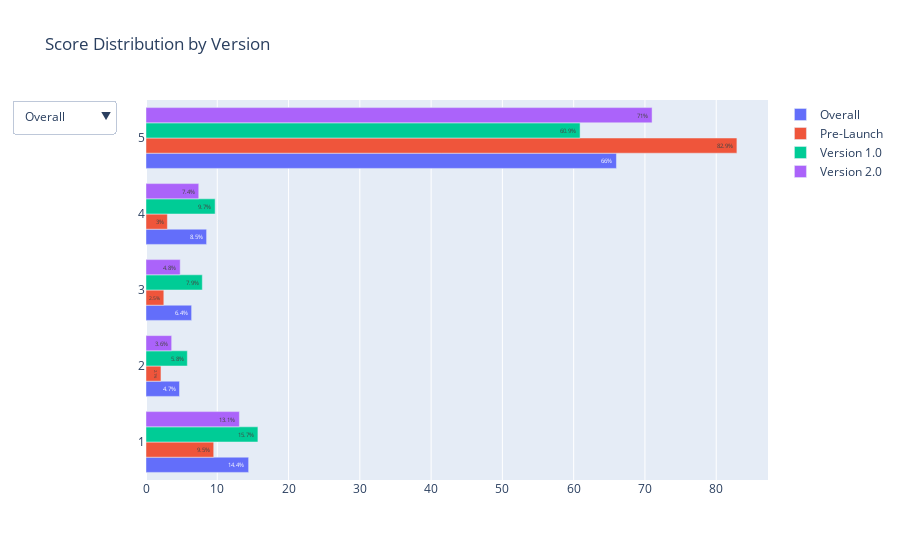

The notebook cell saved with this chart:
### Markdown cell above
## Score Distribution by Versions - Bar Chart (Horizontal)

### Code cell
# Benchmarked from Amazon, Apple Reviews

versions_score = ['Overall', 'Pre Launch', 'Version 1.0', 'Version 2.0']

score_fig = go.Figure()

# Add traces for each version
score_fig.add_trace(go.Bar(
    y=overall_score_ratio_df['Review Scores'],
    x=np.round(overall_score_ratio_df['Percentage'], decimals=1),
    name='Overall',
    orientation='h',
    visible=True,
    text=np.round(overall_score_ratio_df['Percentage'], decimals=1),
    texttemplate = "%{text}%",
    textposition = "inside"
))

score_fig.add_trace(go.Bar(
    y=pre_score_ratio_df['Review Scores'],
    x=np.round(pre_score_ratio_df['Percentage'], decimals=1),
    name='Pre-Launch',
    orientation='h',
    visible=True,
    text=np.round(pre_score_ratio_df['Percentage'], decimals=1),
    texttemplate = "%{text}%",
    textposition = "inside"
))

score_fig.add_trace(go.Bar(
    y=ver1_score_ratio_df['Review Scores'],
    x=np.round(ver1_score_ratio_df['Percentage'], decimals=1),
    name='Version 1.0',
    orientation='h',
    visible=True,
    text=np.round(ver1_score_ratio_df['Percentage'], decimals=1),
    texttemplate = "%{text}%",
    textposition = "inside"
))

score_fig.add_trace(go.Bar(
    y=ver2_score_ratio_df['Review Scores'],
    x=np.round(ver2_score_ratio_df['Percentage'], decimals=1),
    name='Version 2.0',
    orientation='h',
    visible=True,
    text=np.round(ver2_score_ratio_df['Percentage'], decimals=1),
    texttemplate = "%{text}%",
    textposition = "inside"
))

# Dropdown Menu
score_fig.update_layout(
    updatemenus=[
        dict(
            buttons=[
                dict(
                    label='Overall',
                    method='update',
                    args=[{'visible': [True, False, False, False]}]
                ),
                dict(
                    label='Pre-Launch',
                    method='update',
                    args=[{'visible': [False, True, False, False]}]
                ),
                dict(
                    label='Version 1.0',
                    method='update',
                    args=[{'visible': [False, False, True, False]}]
                ),
                dict(
                    label='Version 2.0',
                    method='update',
                    args=[{'visible': [False, False, False, True]}]
                )
            ],
            direction="down"
        )
    ],
    title="Score Distribution by Version"
)

score_fig.show()

### Figure 1 — Plotly figure (JSON) as saved in the notebook; plotly's stock layout.template omitted (floating-point values rounded to 4 significant figures)
{"data": [{"name": "Overall", "orientation": "h", "text": [14.4, 4.7, 6.4, 8.5, 66.0], "textposition": "inside", "texttemplate": "%{text}%", "type": "bar", "visible": true, "x": [14.4, 4.7, 6.4, 8.5, 66.0], "y": [1, 2, 3, 4, 5]}, {"name": "Pre-Launch", "orientation": "h", "text": [9.5, 2.1, 2.5, 3.0, 82.9], "textposition": "inside", "texttemplate": "%{text}%", "type": "bar", "visible": true, "x": [9.5, 2.1, 2.5, 3.0, 82.9], "y": [1, 2, 3, 4, 5]}, {"name": "Version 1.0", "orientation": "h", "text": [15.7, 5.8, 7.9, 9.7, 60.9], "textposition": "inside", "texttemplate": "%{text}%", "type": "bar", "visible": true, "x": [15.7, 5.8, 7.9, 9.7, 60.9], "y": [1, 2, 3, 4, 5]}, {"name": "Version 2.0", "orientation": "h", "text": [13.1, 3.6, 4.8, 7.4, 71.0], "textposition": "inside", "texttemplate": "%{text}%", "type": "bar", "visible": true, "x": [13.1, 3.6, 4.8, 7.4, 71.0], "y": [1, 2, 3, 4, 5]}], "layout": {"title": {"text": "Score Distribution by Version"}, "updatemenus": [{"buttons": [{"args": [{"visible": [true, false, false, false]}], "label": "Overall", "method": "update"}, {"args": [{"visible": [false, true, false, false]}], "label": "Pre-Launch", "method": "update"}, {"args": [{"visible": [false, false, true, false]}], "label": "Version 1.0", "method": "update"}, {"args": [{"visible": [false, false, false, true]}], "label": "Version 2.0", "method": "update"}], "direction": "down"}]}}
